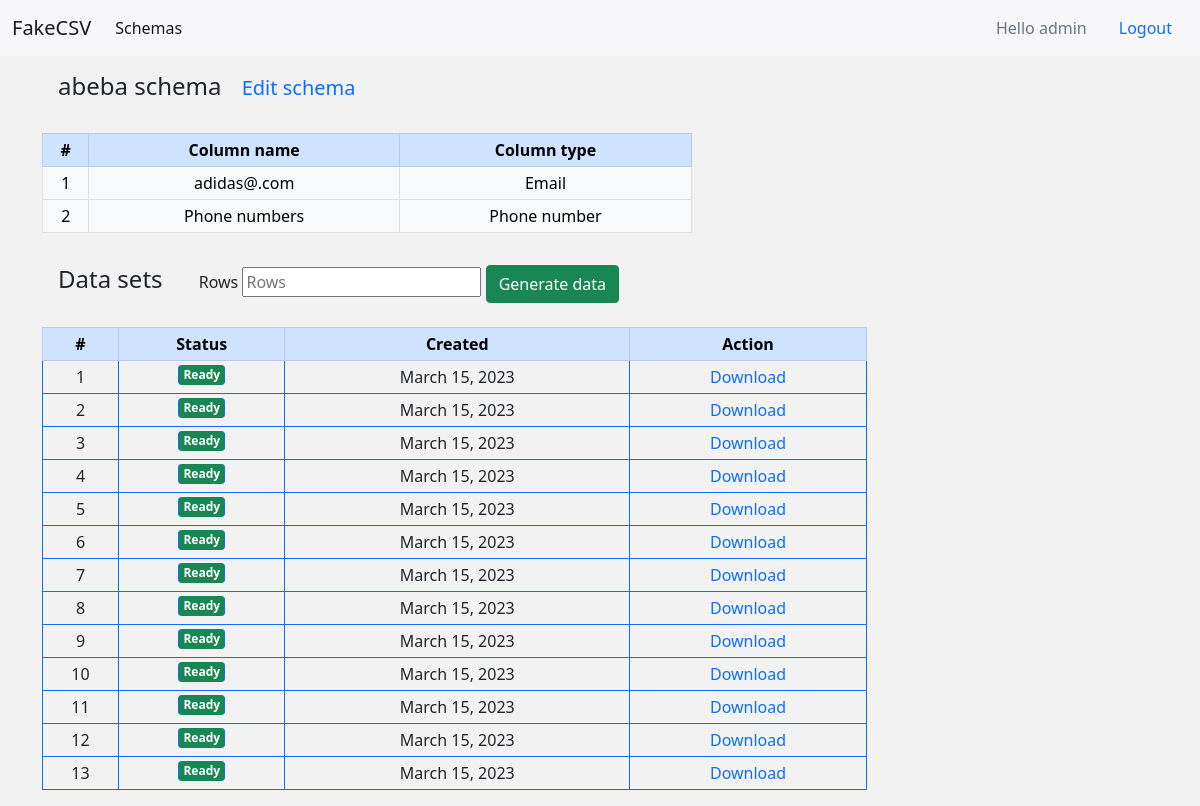
Screenshot of /dataset/4 (signed in) with the database file from the repository.
### app/models.py (models this page shows, shortened)
class User(AbstractUser):
    def __str__(self):
        return self.username

class DataSchema(models.Model):
    user_id = models.ForeignKey(User, on_delete=models.CASCADE, blank=True)
    name = models.CharField(max_length=100)
    modified = models.DateField(auto_now_add=True)

class Column(models.Model):
    DATA_TYPE_CHOICES = [
        ('Full name', 'Full name'),
        ('Job', 'Job'),
        ('Email', 'Email'),
        ('Phone number', 'Phone number'),
        ('Date', 'Date'),
    ]
    name = models.CharField('Column name', unique=True, max_length=100)
    data_type = models.CharField(max_length=20, choices=DATA_TYPE_CHOICES, blank=False, null=False)
    extra_args = models.CharField(max_length=100, blank=True)
    order = models.IntegerField(blank=True, null=True)
    data_schema = models.ForeignKey(DataSchema, on_delete=models.CASCADE, blank=True)

class FileName(models.Model):
    status = models.CharField(default='Processing', null=True, max_length=50)
    date_created = models.DateField(auto_now_add=True, null=True)
    download_link = models.CharField(null=True, max_length=250)
    schema_id = models.ForeignKey(DataSchema, on_delete=models.CASCADE, blank=True, null=True)
    user_id = models.ForeignKey(User, on_delete=models.CASCADE, blank=True)

### app/views.py (the view)
# urls.py: path('dataset/<str:pk>', views.dataset, name='dataset'),
def dataset(request, pk):
    obj = get_object_or_404(DataSchema, id=pk, user_id=request.user)
    qs = obj.column_set.all()
    datasets = FileName.objects.filter(schema_id=obj, user_id=request.user).all()
    context = {
        'object': obj,
        'queryset': qs,
        'download_link': '',
        'datasets': datasets,
        'status': 'Processing',
    }
    return render(request, 'csv_generator.html', context)

### app/templates/csv_generator.html (shortened to what this page needs)
{% extends 'base.html' %}
{% block content %}
    <div class="container">
        <div class="d-inline-block m-3">
            <h4>{{ object.name }} schema</h4>
        </div>
        <div class="d-inline-block">
            <h5><a href="{% url 'update_schema' object.id %}">Edit schema</a></h5>
        </div>
        <table class="table table-bordered border-primary table-sm mt-2" style="width: 650px; height: 50px;">
            <thead class="table-primary">
            <tr>
                <th scope="col" class="text-center">#</th>
                <th scope="col" class="text-center">Column name</th>
                <th scope="col" class="text-center">Column type</th>
            </tr>
            </thead>
            <tbody>
            {% for col in queryset %}
                <tr class="table-light">
                    <td class="counterCell text-center"></td>
                    <td class="text-center">{{ col.name }}</td>
                    <td class="text-center">{{ col.data_type }}</td>
                </tr>
            {% endfor %}
            </tbody>
        </table>
        <div class="d-inline-block m-3">
            <h4>Data sets</h4>
        </div>
        <div class="d-inline-block m-3">
            <form action="" method="post" id="generate-csv-form">
                <span for="num-rows">Rows</span>
                <input type="number" id="num-rows" name="num_rows" required placeholder="Rows">
                <button type="submit" class="btn btn-success" id="generate-csv-button">Generate data</button>
            </form>
        </div>
        <table class="table table-bordered border-primary table-sm mt-2" id="my_table"
               style="width: 825px; height: 50px;">
            <thead class="table-primary">
            <tr>
                <th scope="col" class="text-center">#</th>
                <th scope="col" class="text-center">Status</th>
                <th scope="col" class="text-center">Created</th>
                <th scope="col" class="text-center">Action</th>
            </tr>
            </thead>
            <tbody id="download-link-table text-center">
                {% for dataset in datasets %}
                <tr class="text-center">
                    <td class="counterCell"></td>
                    <td class="badge bg-success">{{dataset.status}}</td>
                    <td>{{dataset.date_created}}</td>
                    <td><a href="{{dataset.download_link}}">Download</a></td>
                </tr>
                {% endfor %}
            </tbody>
        </table>
    </div>
{% endblock %}

### app/templates/base.html (shortened to what this page needs)
{% load static %}
<!DOCTYPE html>
<html lang="en">
<head>
    <link href="https://cdn.jsdelivr.net/npm/bootstrap@5.0.2/dist/css/bootstrap.min.css" rel="stylesheet"
>
    <link type="text/css" rel="stylesheet" href="{% static 'css/styles.css' %}"/>
</head>
<body>
<nav class="navbar navbar-expand-lg navbar-light">
    <div class="container-fluid">
        <a class="navbar-brand" href="#">FakeCSV</a>
        <div class="collapse navbar-collapse" id="navbarSupportedContent">
            <ul class="navbar-nav me-auto mb-2 mb-lg-0">
                <li class="nav-item">
                    <a class="nav-link active" aria-current="page" href="{% url 'index' %}">Schemas</a>
                </li>
            </ul>
            {% if user.is_authenticated %}
                <a class="nav-link disabled" href="#" tabindex="-1" aria-disabled="true">Hello {{ user.username }}</a>
                <a class="nav-link active" aria-current="page" href="{% url 'logout' %}">Logout</a>
            {% else %}
                <a href="{% url "login" %}">Login</a>
            {% endif %}
        </div>
    </div>
</nav>
{% block content %}
{% endblock %}
</body>
</html>

### app/static/css/styles.css (style rules this page uses)
body { background: #F2F2F2; }
nav { background: #F7F7F9; }
a { text-decoration: none; }
table { counter-reset: tableCount; }
.counterCell:before { content: counter(tableCount); counter-increment: tableCount; }

### rows the page displays
User: username "admin"
DataSchema: name "abeba"
Column: name "adidas@.com", data_type "Email"
Column: name "Phone numbers", data_type "Phone number"
FileName: status "Ready", date_created "March 15, 2023"
FileName: status "Ready", date_created "March 15, 2023"
FileName: status "Ready", date_created "March 15, 2023"
FileName: status "Ready", date_created "March 15, 2023"
FileName: status "Ready", date_created "March 15, 2023"
FileName: status "Ready", date_created "March 15, 2023"
FileName: status "Ready", date_created "March 15, 2023"
FileName: status "Ready", date_created "March 15, 2023"
FileName: status "Ready", date_created "March 15, 2023"
FileName: status "Ready", date_created "March 15, 2023"
FileName: status "Ready", date_created "March 15, 2023"
FileName: status "Ready", date_created "March 15, 2023"
FileName: status "Ready", date_created "March 15, 2023"
